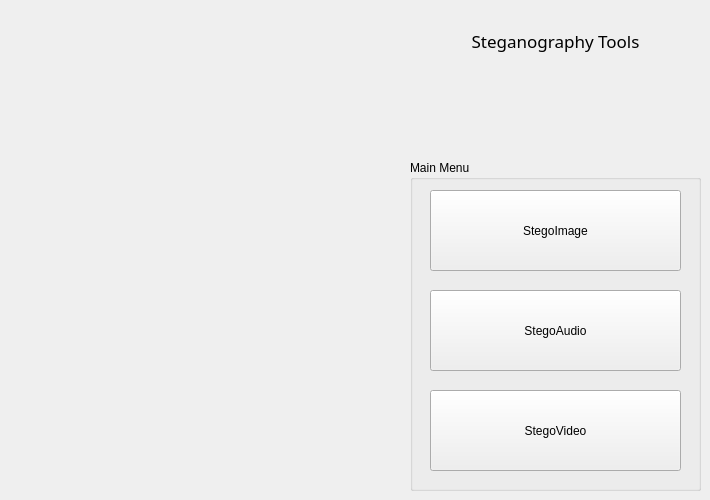
    <widget class="QWidget" name="start_page">
     <widget class="QLabel" name="mainTitle">
      <property name="geometry">
       <rect>
        <x>440</x>
        <y>20</y>
        <width>231</width>
        <height>41</height>
       </rect>
      </property>
      <property name="font">
       <font>
        <family>Segoe UI Semibold</family>
        <pointsize>13</pointsize>
       </font>
      </property>
      <property name="text">
       <string>Steganography Tools</string>
      </property>
      <property name="textFormat">
       <enum>Qt::AutoText</enum>
      </property>
      <property name="alignment">
       <set>Qt::AlignCenter</set>
      </property>
     </widget>
     <widget class="QGroupBox" name="mainMenuGroup">
      <property name="geometry">
       <rect>
        <x>410</x>
        <y>160</y>
        <width>291</width>
        <height>331</height>
       </rect>
      </property>
      <property name="title">
       <string>Main Menu</string>
      </property>
      <widget class="QPushButton" name="videoButton">
       <property name="geometry">
        <rect>
         <x>20</x>
         <y>230</y>
         <width>251</width>
         <height>81</height>
        </rect>
       </property>
       <property name="text">
        <string>StegoVideo</string>
       </property>
      </widget>
      <widget class="QPushButton" name="audioButton">
       <property name="geometry">
        <rect>
         <x>20</x>
         <y>130</y>
         <width>251</width>
         <height>81</height>
        </rect>
       </property>
       <property name="text">
        <string>StegoAudio</string>
       </property>
      </widget>
      <widget class="QPushButton" name="imageButton">
       <property name="geometry">
        <rect>
         <x>20</x>
         <y>30</y>
         <width>251</width>
         <height>81</height>
        </rect>
       </property>
       <property name="text">
        <string>StegoImage</string>
       </property>
      </widget>
     </widget>
    </widget>
